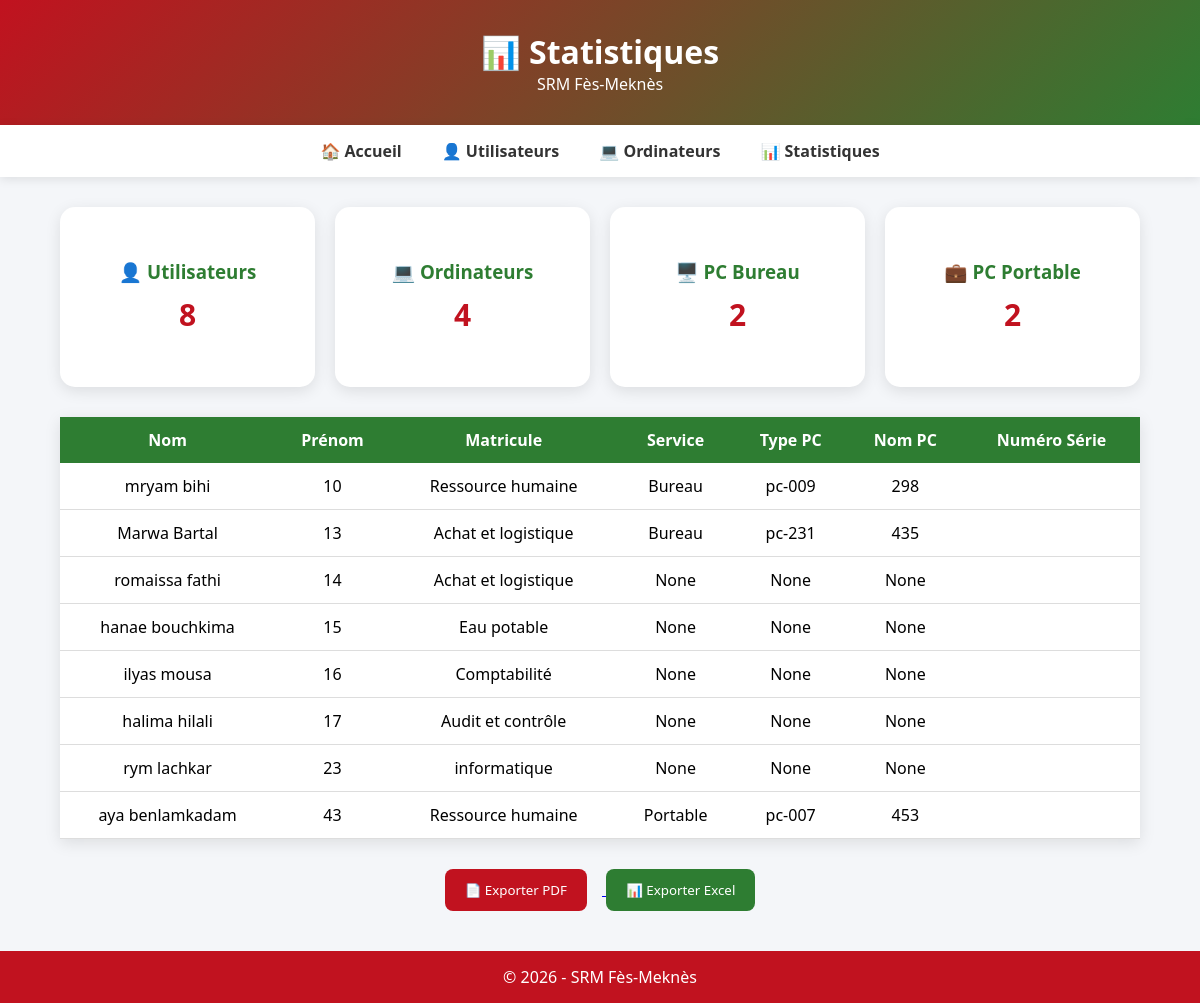
/statistiques (signed in), run on an earlier commit of the app's database.
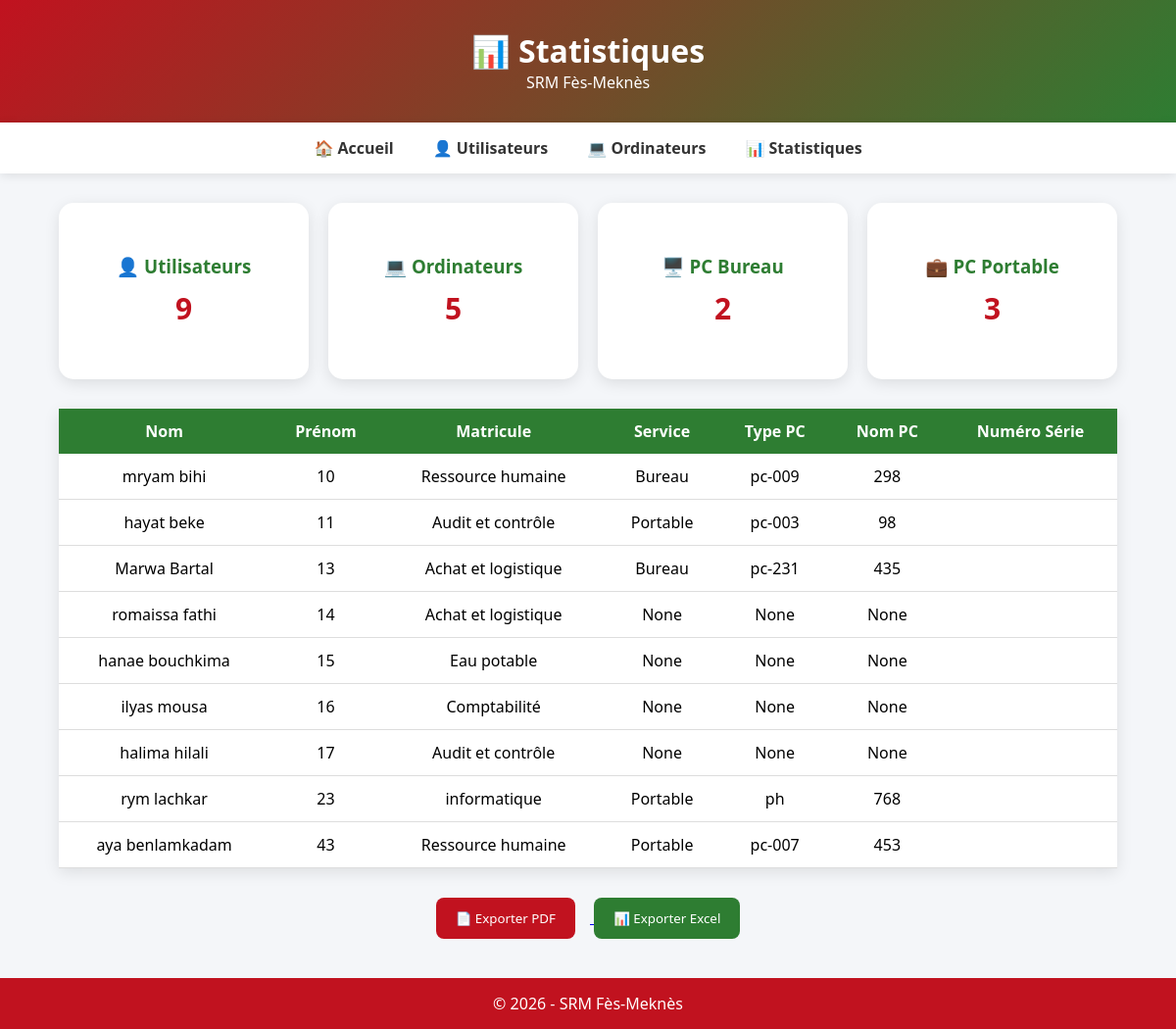
And on a later commit of the database.
### tables this page shows
CREATE TABLE utilisateurs (
    id INTEGER PRIMARY KEY AUTOINCREMENT,
    nom_prenom TEXT,
    matricule TEXT,
    service TEXT
);

CREATE TABLE ordinateurs (
    id INTEGER PRIMARY KEY AUTOINCREMENT,
    type_ordinateur TEXT,
    nom_ordinateur TEXT,
    numero_serie TEXT,
    matricule TEXT
);

### app.py (the view)
@app.route("/statistiques")
def statistiques():
    if "user" not in session:
        return redirect("/")
    conn = sqlite3.connect("parc.db")
    cursor = conn.cursor()
    cursor.execute("SELECT COUNT(*) FROM utilisateurs")
    nb_utilisateurs = cursor.fetchone()[0]
    cursor.execute("SELECT COUNT(*) FROM ordinateurs")
    nb_ordinateurs = cursor.fetchone()[0]
    cursor.execute("""
    SELECT COUNT(*)
    FROM ordinateurs
    WHERE type_ordinateur='Bureau'
    """)
    nb_bureau = cursor.fetchone()[0]
    cursor.execute("""
    SELECT COUNT(*)
    FROM ordinateurs
    WHERE type_ordinateur='Portable'
    """)
    nb_portable = cursor.fetchone()[0]
    cursor.execute("""
    SELECT
        u.nom_prenom,
        u.matricule,
        u.service,
        o.type_ordinateur,
        o.nom_ordinateur,
        o.numero_serie
    FROM utilisateurs u
    LEFT JOIN ordinateurs o
    ON u.matricule = o.matricule
    ORDER BY CAST(u.matricule AS INTEGER)
    """, )
    liste = cursor.fetchall()
    conn.close()
    return render_template(
        "statistiques.html",
        nb_utilisateurs=nb_utilisateurs,
        nb_ordinateurs=nb_ordinateurs,
        nb_bureau=nb_bureau,
        nb_portable=nb_portable,
        liste=liste
    )

### templates/statistiques.html (shortened to what this page needs)
<!DOCTYPE html>
<html lang="fr">
<head>
</head>
<body>
<header>
<h1>📊 Statistiques</h1>
<p>SRM Fès-Meknès</p>
</header>
<div class="menu">
<a href="/">🏠 Accueil</a>
<a href="/utilisateurs">👤 Utilisateurs</a>
<a href="/ordinateur">💻 Ordinateurs</a>
<a href="/statistiques">📊 Statistiques</a>
</div>
<div class="container">
<div class="cards">
<div class="card">
<h3>👤 Utilisateurs</h3>
<p>{{ nb_utilisateurs }}</p>
</div>
<div class="card">
<h3>💻 Ordinateurs</h3>
<p>{{ nb_ordinateurs }}</p>
</div>
<div class="card">
<h3>🖥️ PC Bureau</h3>
<p>{{ nb_bureau }}</p>
</div>
<div class="card">
<h3>💼 PC Portable</h3>
<p>{{ nb_portable }}</p>
</div>
</div>
<table>
<tr>
    <th>Nom</th>
    <th>Prénom</th>
    <th>Matricule</th>
    <th>Service</th>
    <th>Type PC</th>
    <th>Nom PC</th>
    <th>Numéro Série</th>
</tr>
{% for ligne in liste %}
<tr>
    <td>{{ ligne[0] }}</td>
    <td>{{ ligne[1] }}</td>
    <td>{{ ligne[2] }}</td>
    <td>{{ ligne[3] }}</td>
    <td>{{ ligne[4] }}</td>
    <td>{{ ligne[5] }}</td>
    <td>{{ ligne[6] }}</td>
</tr>
{% endfor %}
</table>
<div style="margin-top:30px;text-align:center;">
    <a href="/export_pdf">
        <button style="
        background:#c1121f;
        color:white;
        border:none;
        padding:12px 20px;
        border-radius:8px;
        cursor:pointer;
        margin-right:15px;">
        📄 Exporter PDF
        </button>
    </a>
    <a href="/export_excel">
        <button style="
        background:#2e7d32;
        color:white;
        border:none;
        padding:12px 20px;
        border-radius:8px;
        cursor:pointer;">
        📊 Exporter Excel
        </button>
    </a>
</div>
</div>
<footer>
© 2026 - SRM Fès-Meknès
</footer>
</body>
</html>

What changed in the data, as far as the page shows it:
added utilisateurs: nom_prenom "hayat beke", matricule "11", service "Audit et contrôle", type_ordinateur "Portable", nom_ordinateur "pc-003", numero_serie "98"
computed for utilisateurs "rym lachkar": type_ordinateur "None" → "Portable"; nom_ordinateur "None" → "ph"; numero_serie "None" → "768"
Also different on the page:
{{ nb_utilisateurs }}: "8" → "9"
{{ nb_ordinateurs }}: "4" → "5"
{{ nb_portable }}: "2" → "3"
